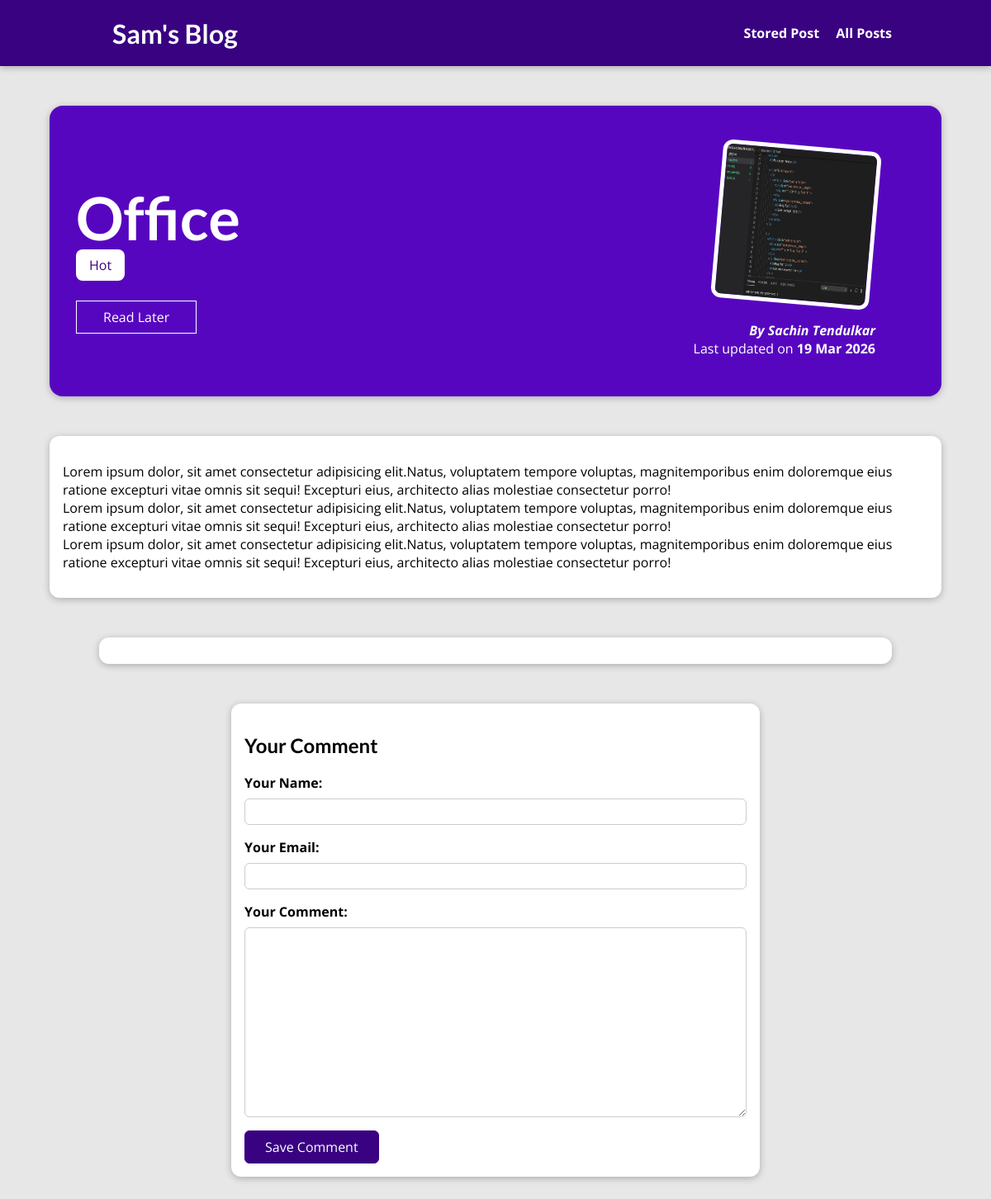
Screenshot of /posts/office with the database file from the repository.
### blog/models.py (models this page shows, shortened)
class Post(models.Model):
    title = models.CharField(max_length=150)
    excerpt= models.CharField(max_length=500)
    image = models.ImageField(upload_to="posts", null=True)
    author= models.ForeignKey(Author, on_delete=models.SET_NULL, null=True, related_name="posts")
    date= models.DateField(auto_now=True)
    slug = models.SlugField(unique=True)
    content = models.TextField(validators=[MinLengthValidator(10)])
    tags = models.ManyToManyField(Tag)

class Tag(models.Model):
    caption = models.CharField(max_length=50)

class Author(models.Model):
    first_name = models.CharField(max_length=50)
    last_name = models.CharField(max_length=50)
    email_address = models.EmailField()
    def full_name(self):
        return f"{self.first_name} {self.last_name}"
    def __str__(self):
        return self.full_name()

### blog/views.py (the view, shortened to what this page needs)
# urls.py: path("posts/<slug>", views.SinglePostView.as_view(), name="post_details_page"),
class SinglePostView(View):
    def is_stored_post(self, request, post_id):
        stored_posts = request.session.get("stored_posts")
        if stored_posts is not None:
            is_saved_for_later = post_id in stored_posts
        else:
            is_saved_for_later = False
        return is_saved_for_later
    def get(self, request, slug):
        post = Post.objects.get(slug=slug)
        context = {
            "post":post,
            "all_tags":post.tags.all(),
            "comment_form":CommentForm(),
            "comments":post.comments.all().order_by("-id"),
            "saved_for_later": self.is_stored_post(request, post.id)
        }
        return render(request, "blog/post-detail.html", context)

### blog/forms.py
class CommentForm(forms.ModelForm):
    class Meta:
        model = Comment
        exclude = ["post"]
        labels = {
            "user_name":"Your Name",
            "user_email":"Your Email",
            "text":"Your Comment"
        }
        error_messages = {
            "user_name":{
                "required":"Your name must not be empty",
                "max_length":"Please enter a shorter name"
            }
        }

### blog/templates/blog/post-detail.html (shortened to what this page needs)
{% extends "base.html" %}
{% load static %}
{% block css_files %}
    <link rel="stylesheet" href="{% static "blog/post-detail.css" %}">
{% endblock css_files %}
{% block content %}
<section id="summary">
    <h2>{{ post.title }}</h2>
    <div>
        {% for tag in all_tags %}
            <span class="tag" >{{ tag.caption }}</span>
        {% endfor %}
    </div>
    <div id="read-later">
        <form action="{% url "read_later_page" %}" method="POST">
            <button>
                {% if saved_for_later %}
                    Remove from "Read Later"
                {% else %}
                    Read Later
                {% endif %}
            </button>
        </form>
    </div>
    <article>
        <img src="{{ post.image.url }}" alt="{{post.title}}">
        <address>By <a href="mailto:{{ post.author.email_address }}">{{ post.author }}</a></address>
        <div>
            Last updated on <time>{{ post.date|date:"d M Y" }}</time>
        </div>
    </article>
</section>
<main>
   {{ post.content|linebreaks }}
</main>
<section id="comments">
</section>
<section id="comment-form">
    <h2>Your Comment</h2>
    <form action="{% url "post_details_page" post.slug%}" method="POST">
        {% for form_field in comment_form %}
            <div class = "form-control {% if form_field.errors %}invalid{% endif %}">
                {{ form_field.label_tag }}
                {{ form_field }}
            </div>
        {% endfor %}
        <button>Save Comment</button>
    </form>
</section>
{% endblock content %}

### static/app.css (style rules this page uses)
* { box-sizing: border-box; }
html { font-family: 'Open Sans', 'Lato', sans-serif; }
body { margin: 0; }
h1, h2, h3 { font-family: 'Lato', sans-serif; font-weight: bold; }

### blog/static/blog/post-detail.css (style rules this page uses)
body { background-color: #e7e7e7; }
#summary { margin: 8rem auto 3rem auto; padding: 2rem; width: 90%; max-width: 90rem; border-radius: 16px; background-color: #5706c0; position: relative; box-shadow: 0 2px 8px rgba(0, 0, 0, 0.25); height: 22rem; }
#summary a { color: white; text-decoration: none; }
#summary h2 { color: white; font-size: 4.5rem; margin-bottom: 0.25rem; }
#summary article { position: absolute; top: 2rem; right: 3rem; padding: 1rem 2rem; border-radius: 12px; text-align: right; color: white; }
#summary article img { width: 12rem; height: 12rem; border-radius: 12px; transform: rotateZ(5deg); border: 5px solid white; margin-bottom: 1rem; }
#summary address { font-weight: bold; }
#summary time { font-weight: bold; }
#read-later { margin: 2rem 0; }
#read-later button { background-color: transparent; border: 1px solid white; padding: 0.5rem 2rem; font: inherit; color: white; cursor: pointer; }
main { width: 90%; max-width: 90rem; margin: 3rem auto; background-color: white; padding: 1rem; border-radius: 12px; box-shadow: 0 2px 8px rgba(0, 0, 0, 0.25); }
.tag { background-color: white; color: #390281; padding: 0.5rem 1rem; border-radius: 8px; }
#comment-form { margin: 3rem auto; width: 90%; max-width: 40rem; border-radius: 12px; background-color: white; box-shadow: 0 2px 8px rgba(0, 0, 0, 0.25); padding: 1rem; }
#comment-form button { font: inherit; background-color: #390281; color: white; border: 1px solid #390281; padding: 0.5rem 1.5rem; border-radius: 6px; cursor: pointer; }
.form-control { margin-bottom: 1rem; }
.form-control label { font-weight: bold; margin-bottom: 0.5rem; display: block; }
.form-control input, .form-control textarea { display: block; width: 100%; font: inherit; padding: 0.25rem; border-radius: 6px; border: 1px solid #ccc; }
#comments { margin: 3rem auto; width: 90%; max-width: 60rem; border-radius: 12px; background-color: white; box-shadow: 0 2px 8px rgba(0, 0, 0, 0.25); padding: 1rem 2rem; }

### rows the page displays
Post: title "Office", image (picture), author "Sachin Tendulkar", date "19 Mar 2026", content "Lorem ipsum dolor, sit amet consectetur adipisicing elit.Natus, voluptatem tempore voluptas, magnitemporibus enim doloremque eius ratione excepturi vitae omnis sit sequi! Excepturi eius, architecto alias molestiae consectetur porro! Lorem ipsum dolor, sit amet consectetur adipisicing elit.Natus, voluptatem tempore voluptas, magnitemporibus enim doloremque eius ratione excepturi vitae omnis sit sequi! Excepturi eius, architecto alias molestiae consectetur porro! Lorem ipsum dolor, sit amet consectetur adipisicing elit.Natus, voluptatem tempore voluptas, magnitemporibus enim doloremque eius ratione excepturi vitae omnis sit sequi! Excepturi eius, architecto alias molestiae consectetur porro!"
Tag: caption "Hot"
